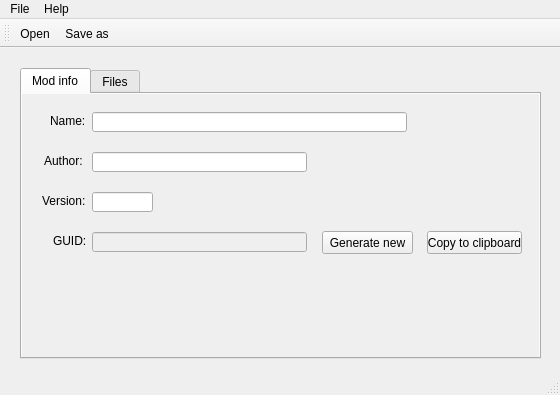
<?xml version="1.0" encoding="UTF-8"?>
<ui version="4.0">
 <class>MainWindow</class>
 <widget class="QMainWindow" name="MainWindow">
  <property name="geometry">
   <rect>
    <x>0</x>
    <y>0</y>
    <width>560</width>
    <height>395</height>
   </rect>
  </property>
  <property name="windowTitle">
   <string>XV2 Quest Creator</string>
  </property>
  <widget class="QWidget" name="centralWidget">
   <widget class="QTabWidget" name="tabWidget">
    <property name="geometry">
     <rect>
      <x>20</x>
      <y>20</y>
      <width>521</width>
      <height>291</height>
     </rect>
    </property>
    <property name="currentIndex">
     <number>0</number>
    </property>
    <widget class="QWidget" name="modInfoTab">
     <property name="autoFillBackground">
      <bool>true</bool>
     </property>
     <attribute name="title">
      <string>Mod info</string>
     </attribute>
     <widget class="QLineEdit" name="modAuthorEdit">
      <property name="geometry">
       <rect>
        <x>70</x>
        <y>58</y>
        <width>215</width>
        <height>20</height>
       </rect>
      </property>
     </widget>
     <widget class="QLabel" name="label">
      <property name="geometry">
       <rect>
        <x>28</x>
        <y>20</y>
        <width>47</width>
        <height>13</height>
       </rect>
      </property>
      <property name="text">
       <string>Name:</string>
      </property>
     </widget>
     <widget class="QLabel" name="label_4">
      <property name="geometry">
       <rect>
        <x>31</x>
        <y>140</y>
        <width>47</width>
        <height>13</height>
       </rect>
      </property>
      <property name="text">
       <string>GUID:</string>
      </property>
     </widget>
     <widget class="QPushButton" name="guidButton">
      <property name="geometry">
       <rect>
        <x>300</x>
        <y>137</y>
        <width>91</width>
        <height>23</height>
       </rect>
      </property>
      <property name="text">
       <string>Generate new</string>
      </property>
     </widget>
     <widget class="QLineEdit" name="modVersionEdit">
      <property name="geometry">
       <rect>
        <x>70</x>
        <y>98</y>
        <width>61</width>
        <height>20</height>
       </rect>
      </property>
     </widget>
     <widget class="QLineEdit" name="modNameEdit">
      <property name="geometry">
       <rect>
        <x>70</x>
        <y>18</y>
        <width>315</width>
        <height>20</height>
       </rect>
      </property>
     </widget>
     <widget class="QLabel" name="label_3">
      <property name="geometry">
       <rect>
        <x>20</x>
        <y>100</y>
        <width>47</width>
        <height>13</height>
       </rect>
      </property>
      <property name="text">
       <string>Version:</string>
      </property>
     </widget>
     <widget class="QLineEdit" name="modGuidEdit">
      <property name="enabled">
       <bool>false</bool>
      </property>
      <property name="geometry">
       <rect>
        <x>70</x>
        <y>138</y>
        <width>215</width>
        <height>20</height>
       </rect>
      </property>
     </widget>
     <widget class="QLabel" name="label_2">
      <property name="geometry">
       <rect>
        <x>22</x>
        <y>60</y>
        <width>47</width>
        <height>13</height>
       </rect>
      </property>
      <property name="text">
       <string>Author:</string>
      </property>
     </widget>
     <widget class="QPushButton" name="guidCopyButton">
      <property name="geometry">
       <rect>
        <x>405</x>
        <y>137</y>
        <width>95</width>
        <height>23</height>
       </rect>
      </property>
      <property name="text">
       <string>Copy to clipboard</string>
      </property>
     </widget>
    </widget>
    <widget class="QWidget" name="filesTab">
     <property name="autoFillBackground">
      <bool>true</bool>
     </property>
     <attribute name="title">
      <string>Files</string>
     </attribute>
     <widget class="QLineEdit" name="questFilesEdit">
      <property name="geometry">
       <rect>
        <x>100</x>
        <y>18</y>
        <width>325</width>
        <height>20</height>
       </rect>
      </property>
     </widget>
     <widget class="QPushButton" name="questFilesButton">
      <property name="geometry">
       <rect>
        <x>435</x>
        <y>17</y>
        <width>61</width>
        <height>23</height>
       </rect>
      </property>
      <property name="text">
       <string>Change</string>
      </property>
     </widget>
     <widget class="QLabel" name="label_6">
      <property name="geometry">
       <rect>
        <x>38</x>
        <y>20</y>
        <width>61</width>
        <height>16</height>
       </rect>
      </property>
      <property name="text">
       <string>Quest files:</string>
      </property>
     </widget>
     <widget class="QLabel" name="label_5">
      <property name="geometry">
       <rect>
        <x>55</x>
        <y>60</y>
        <width>47</width>
        <height>13</height>
       </rect>
      </property>
      <property name="text">
       <string>Audio*:</string>
      </property>
     </widget>
     <widget class="QLineEdit" name="audioFilesEdit">
      <property name="geometry">
       <rect>
        <x>100</x>
        <y>58</y>
        <width>325</width>
        <height>20</height>
       </rect>
      </property>
     </widget>
     <widget class="QPushButton" name="audioFilesButton">
      <property name="geometry">
       <rect>
        <x>435</x>
        <y>57</y>
        <width>61</width>
        <height>23</height>
       </rect>
      </property>
      <property name="text">
       <string>Change</string>
      </property>
     </widget>
     <widget class="QLabel" name="label_7">
      <property name="geometry">
       <rect>
        <x>9</x>
        <y>100</y>
        <width>91</width>
        <height>16</height>
       </rect>
      </property>
      <property name="text">
       <string>Attached mods*:</string>
      </property>
     </widget>
     <widget class="QLineEdit" name="atmodsEdit">
      <property name="geometry">
       <rect>
        <x>100</x>
        <y>98</y>
        <width>325</width>
        <height>20</height>
       </rect>
      </property>
     </widget>
     <widget class="QPushButton" name="atmodsButton">
      <property name="geometry">
       <rect>
        <x>435</x>
        <y>97</y>
        <width>61</width>
        <height>23</height>
       </rect>
      </property>
      <property name="text">
       <string>Change</string>
      </property>
     </widget>
     <widget class="QLabel" name="label_8">
      <property name="geometry">
       <rect>
        <x>5</x>
        <y>140</y>
        <width>101</width>
        <height>16</height>
       </rect>
      </property>
      <property name="text">
       <string>Additional data**:</string>
      </property>
     </widget>
     <widget class="QLineEdit" name="addDataEdit">
      <property name="geometry">
       <rect>
        <x>100</x>
        <y>138</y>
        <width>325</width>
        <height>20</height>
       </rect>
      </property>
     </widget>
     <widget class="QPushButton" name="addDataButton">
      <property name="geometry">
       <rect>
        <x>435</x>
        <y>137</y>
        <width>61</width>
        <height>23</height>
       </rect>
      </property>
      <property name="text">
       <string>Change</string>
      </property>
     </widget>
     <widget class="QLabel" name="label_9">
      <property name="geometry">
       <rect>
        <x>20</x>
        <y>190</y>
        <width>121</width>
        <height>16</height>
       </rect>
      </property>
      <property name="text">
       <string>&lt;html&gt;&lt;head/&gt;&lt;body&gt;&lt;p&gt;&lt;span style=&quot; font-weight:600;&quot;&gt;* Optional&lt;/span&gt;&lt;/p&gt;&lt;/body&gt;&lt;/html&gt;</string>
      </property>
     </widget>
     <widget class="QLabel" name="label_10">
      <property name="geometry">
       <rect>
        <x>20</x>
        <y>220</y>
        <width>301</width>
        <height>16</height>
       </rect>
      </property>
      <property name="text">
       <string>&lt;html&gt;&lt;head/&gt;&lt;body&gt;&lt;p&gt;&lt;span style=&quot; font-weight:600;&quot;&gt;** Optional and use only when really needed.&lt;/span&gt;&lt;/p&gt;&lt;/body&gt;&lt;/html&gt;</string>
      </property>
     </widget>
    </widget>
   </widget>
  </widget>
  <widget class="QMenuBar" name="menuBar">
   <property name="geometry">
    <rect>
     <x>0</x>
     <y>0</y>
     <width>560</width>
     <height>21</height>
    </rect>
   </property>
   <widget class="QMenu" name="menuFile">
    <property name="title">
     <string>File</string>
    </property>
    <addaction name="actionOpen"/>
    <addaction name="actionSave_as"/>
    <addaction name="separator"/>
    <addaction name="actionExit"/>
   </widget>
   <widget class="QMenu" name="menuAbout">
    <property name="title">
     <string>Help</string>
    </property>
    <addaction name="actionAbout"/>
   </widget>
   <addaction name="menuFile"/>
   <addaction name="menuAbout"/>
  </widget>
  <widget class="QToolBar" name="mainToolBar">
   <attribute name="toolBarArea">
    <enum>TopToolBarArea</enum>
   </attribute>
   <attribute name="toolBarBreak">
    <bool>false</bool>
   </attribute>
   <addaction name="actionOpen"/>
   <addaction name="actionSave_as"/>
  </widget>
  <widget class="QStatusBar" name="statusBar"/>
  <action name="actionOpen">
   <property name="text">
    <string>Open</string>
   </property>
  </action>
  <action name="actionSave_as">
   <property name="text">
    <string>Save as...</string>
   </property>
  </action>
  <action name="actionExit">
   <property name="text">
    <string>Exit</string>
   </property>
  </action>
  <action name="actionAbout">
   <property name="text">
    <string>About</string>
   </property>
  </action>
 </widget>
 <layoutdefault spacing="6" margin="11"/>
 <resources/>
 <connections/>
</ui>
